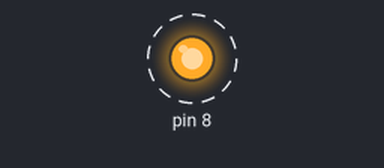
A sketch run on a simulated Arduino Uno, built with avr-gcc and run on an emulated ATmega328P. Parts: output pins drawn as LEDs (lit = HIGH). Dashed ring = blinking. Pins used as bus, display or sensor lines are not drawn.

Above: at 0.5 s.
Timing chart, 0 to 3.1 s (numbered marks = the images above):
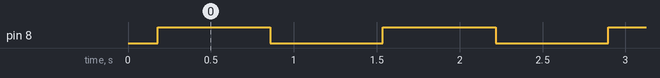

The sketch:

main.ino
```cpp
// Motorslider Nema 17

#include "arduino.h"


long Distance = 0;  // Record the number of steps we've taken

enum State {SEARCHING_ZERO, INPUT_DISTANCE, INPUT_TIME, WAITING};

State currentState = SEARCHING_ZERO;

void setup() {
  pinMode(8, OUTPUT);
  pinMode(9, OUTPUT);
  digitalWrite(8, LOW);
  digitalWrite(9, LOW);

}

void loop() {
  digitalWrite(9, HIGH);
  delayMicroseconds(50);
  digitalWrite(9, LOW);
  delayMicroseconds(50);
  Distance++;   // record this step


  // Check to see if we are at the end of our move
  if (Distance == 1600)
  {

    // We are! Reverse direction (invert DIR signal)
    if (digitalRead(8) == LOW)
    {
      digitalWrite(8, HIGH);
    }
    else
    {
      digitalWrite(8, LOW);
    }
    // Reset our distance back to zero since we're
    // starting a new move
    Distance = 0;
    // Now pause
    delay(500);
  }
}
```

Measured:
- by itself, pin 8: alternates HIGH for 0.68 s and LOW for 0.68 s
